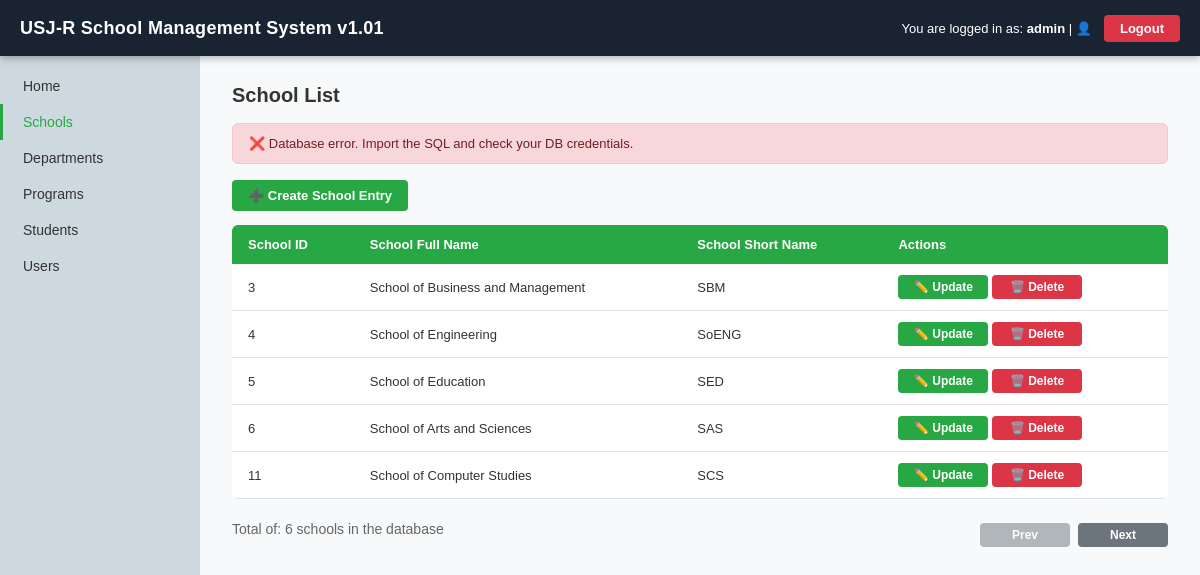
The app's page /Final/screens/schools/schools.php?msg=db_error (signed in) with its own data.
### tables this page shows
CREATE TABLE `colleges` (
  `collid` INT NOT NULL,
  `collfullname` VARCHAR(100) NOT NULL,
  `collshortname` VARCHAR(20) NOT NULL,
  PRIMARY KEY (`collid`));

### Final/database/service.php (called while the page is built, shortened)
<?php
function h($value): string {
    return htmlspecialchars((string)$value, ENT_QUOTES, 'UTF-8');
}
function currentUser(): ?array {
    return $_SESSION['user'] ?? null;
}

### Final/screens/schools/schools.php (the view, shortened to what this page needs)
<?php
require_once __DIR__ . '/../../database/Service.php';
$user = currentUser();
$isAdmin = strtolower($user['role'] ?? '') === 'administrator'
        || strtolower($user['role'] ?? '') === 'admin';
$msg = $_GET['msg'] ?? '';
$page = max(1, (int)($_GET['page'] ?? 1));
$perPage = 5;
$total = 0;
$totalPages = 1;
$schools = [];
try {
    $total = (int)$pdo->query("SELECT COUNT(*) FROM colleges WHERE collid <> 0")->fetchColumn();
    $totalPages = max(1, (int)ceil($total / $perPage));
    $page = min($page, $totalPages);
    $offset = ($page - 1) * $perPage;
    $stmt = $pdo->prepare("SELECT * FROM colleges WHERE collid <> 0 ORDER BY collid LIMIT :limit OFFSET :offset");
    $stmt->bindValue(':limit', $perPage, PDO::PARAM_INT);
    $stmt->bindValue(':offset', $offset, PDO::PARAM_INT);
    $stmt->execute();
    $schools = $stmt->fetchAll();
} catch (Throwable $e) {
    $msg = 'db_error';
    $schools = [];
    $total = 0;
}
?>
<!DOCTYPE html>
<html lang="en">
<head>
    <link rel="stylesheet" href="../../assets/website.css">
</head>
<body>
    <header class="topbar">
        <a class="topbar-brand" href="../homepage.php">USJ-R School Management System v1.01</a>
        <div class="topbar-right">
            <span class="user-info">You are logged in as: <strong><?= h($user['username'] ?? '') ?></strong> | 👤</span>
            <a href="../../login.php?action=logout" class="btn-logout" style="text-decoration:none;">Logout</a>
        </div>
    </header>
    <aside class="sidebar">
        <nav>
            <ul>
                <li><a href="../homepage.php">Home</a></li>
                <li><a href="schools.php" class="active">Schools</a></li>
                <li><a href="../departments/chooseSchool.php">Departments</a></li>
                <li><a href="../programs/programs.php">Programs</a></li>
                <li><a href="../students/students.php">Students</a></li>
                <?php if ($isAdmin): ?>
                    <li><a href="../users/users.php">Users</a></li>
                <?php endif; ?>
            </ul>
        </nav>
    </aside>
    <main class="main-content">
        <div class="section-header">
            <h2>School List</h2>
        </div>
        <?php if ($msg === 'created'): ?>
            <div class="alert alert-success">✅ School entry created successfully.</div>
        <?php elseif ($msg === 'updated'): ?>
            <div class="alert alert-success">✅ School entry updated successfully.</div>
        <?php elseif ($msg === 'deleted'): ?>
            <div class="alert alert-info">🗑️ School entry deleted.</div>
        <?php elseif ($msg === 'db_error'): ?>
            <div class="alert alert-danger">❌ Database error. Import the SQL and check your DB credentials.</div>
        <?php endif; ?>
        <div style="margin-bottom:14px; display:flex; gap:10px;">
            <a href="schoolCreate.php" class="btn btn-green">➕ Create School Entry</a>
        </div>
        <div class="table-wrap">
            <table>
                <thead>
                    <tr>
                        <th>School ID</th>
                        <th>School Full Name</th>
                        <th>School Short Name</th>
                        <th>Actions</th>
                    </tr>
                </thead>
                <tbody>
                    <?php if (empty($schools)): ?>
                        <tr><td colspan="4" style="text-align:center;color:#999;padding:24px;">No records found.</td></tr>
                    <?php else: ?>
                        <?php foreach ($schools as $s): ?>
                            <tr>
                                <td><?= h($s['collid']) ?></td>
                                <td><?= h($s['collfullname']) ?></td>
                                <td><?= h($s['collshortname']) ?></td>
                                <td>
                                    <a href="schoolUpdate.php?collid=<?= urlencode((string)$s['collid']) ?>" class="btn btn-green btn-sm">✏️ Update</a>
                                    <a href="schoolDelete.php?collid=<?= urlencode((string)$s['collid']) ?>" class="btn btn-red btn-sm">🗑️ Delete</a>
                                </td>
                            </tr>
                        <?php endforeach; ?>
                    <?php endif; ?>
                </tbody>
            </table>
        </div>
        <div style="display:flex; gap:8px; align-items:center; justify-content:space-between; margin-top:12px;">
            <div style="color:#666;">
                Total of: <?= (int)$total ?> schools in the database
            </div>
            <div style="display:flex; flex-direction:column; gap:8px; margin-top:12px;">
                <div style="display:flex; gap:8px; justify-content:flex-start;">
                    <?php if ($page > 1): ?>
                        <a class="btn btn-gray btn-sm" href="schools.php?<?= h(http_build_query(['page' => $page - 1])) ?>">Prev</a>
                    <?php else: ?>
                        <span class="btn btn-gray btn-sm" style="opacity:.5; pointer-events:none;">Prev</span>
                    <?php endif; ?>
                    <?php if ($page < $totalPages): ?>
                        <a class="btn btn-gray btn-sm" href="schools.php?<?= h(http_build_query(['page' => $page + 1])) ?>">Next</a>
                    <?php else: ?>
                        <span class="btn btn-gray btn-sm" style="opacity:.5; pointer-events:none;">Next</span>
                    <?php endif; ?>
                </div>
            </div>
        </div>
    </main>
</body>
</html>

### Final/assets/website.css (style rules this page uses)
* { box-sizing: border-box; margin: 0; padding: 0; }
:root { --navy: #1a2332; --green: #28a745; --green2: #218838; --red: #dc3545; --red2: #c82333; --orange: #fd7e14; --blue: #007bff; --white: #ffffff; --light: #f8f9fa; --border: #dee2e6; --text: #333333; --muted: #6c757d; --white2: #ced8df; --sidebar-w: 200px; }
body { font-family: sans-serif; font-size: 14px; color: var(--text); background: var(--light); min-height: 100vh; }
.topbar { background: var(--navy); color: var(--white); height: 56px; display: flex; align-items: center; justify-content: space-between; padding: 0 20px; position: fixed; top: 0; left: 0; right: 0; z-index: 1000; box-shadow: 0 2px 8px rgba(0,0,0,.3); }
.topbar-brand { font-size: 18px; font-weight: 700; color: var(--white); text-decoration: none; letter-spacing: .3px; }
.topbar-right { display: flex; align-items: center; gap: 12px; font-size: 13px; }
.topbar-right .user-info { color: var(--white); }
.sidebar { position: fixed; top: 56px; left: 0; bottom: 0; width: var(--sidebar-w); background: var(--white2); }
.sidebar nav ul { padding: 12px 0; }
.sidebar nav ul li a { display: block; padding: 10px 20px; color: var(--text); text-decoration: none; font-size: 14px; font-weight: 500; border-left: 3px solid transparent; transition: all .15s; }
.sidebar nav ul li a.active { color: var(--green); border-left-color: var(--green); }
.main-content { margin-left: var(--sidebar-w); margin-top: 56px; padding: 28px 32px; }
.section-header { display: flex; align-items: center; justify-content: space-between; margin-bottom: 16px; }
.section-header h2 { font-size: 20px; font-weight: 700; }
.table-wrap { overflow-x: auto; }
table { width: 100%; border-collapse: collapse; background: var(--white); border-radius: 6px; overflow: hidden; }
table thead tr { background: var(--green); color: var(--white); }
table thead th { padding: 12px 16px; text-align: left; font-weight: 600; font-size: 13px; }
table tbody tr { border-bottom: 1px solid var(--border); }
table tbody td { padding: 11px 16px; font-size: 13px; }
.alert { padding: 12px 16px; border-radius: 6px; margin-bottom: 16px; font-size: 13px; font-weight: 500; }
.alert-danger { background: #f8d7da; color: #721c24; border: 1px solid #f5c6cb; }
.btn { display: inline-flex; align-items: center; gap: 5px; padding: 8px 16px; border: none; border-radius: 4px; font-size: 13px; font-weight: 600; cursor: pointer; text-decoration: none; transition: background .15s, opacity .15s; font-family: inherit; }
.btn-green { background: var(--green); color: var(--white); }
.btn-red { background: var(--red); color: var(--white); }
.btn-gray { background: #6c757d; color: var(--white); }
.btn-sm { padding: 5px 12px; font-size: 12px; min-width: 90px; display: inline-flex; align-items: center; justify-content: center; text-align: center; }
.btn-logout { background: var(--red); color: var(--white); padding: 6px 16px; border: none; border-radius: 4px; font-size: 13px; font-weight: 600; cursor: pointer; font-family: inherit; transition: background .15s; }

### records on screen
colleges: collid "3", collfullname "School of Business and Management", collshortname "SBM"
colleges: collid "4", collfullname "School of Engineering", collshortname "SoENG"
colleges: collid "5", collfullname "School of Education", collshortname "SED"
colleges: collid "6", collfullname "School of Arts and Sciences", collshortname "SAS"
colleges: collid "11", collfullname "School of Computer Studies", collshortname "SCS"

### other values on screen
$user['username'] "admin"
$total "6"
